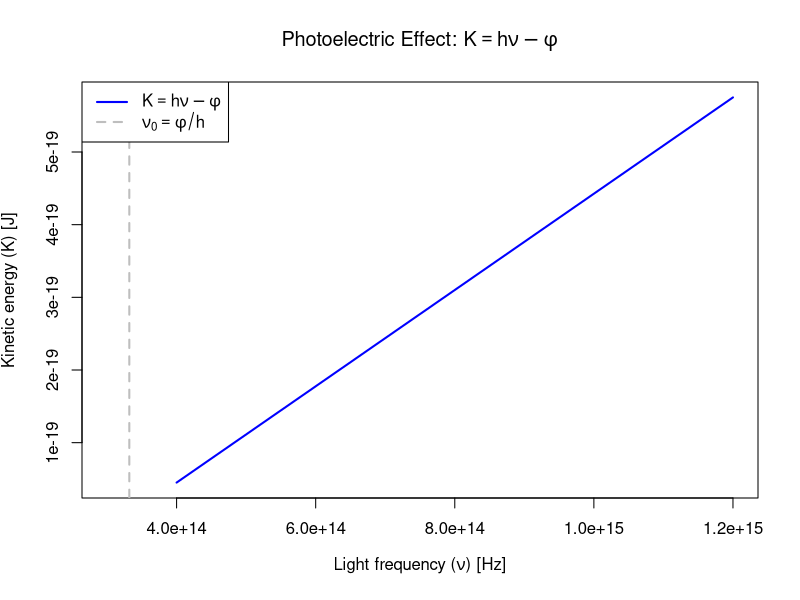

Recreate this plot in R.
## ---- chunk 1
# R code:

# Photoelectric Effect: K = hν − φ

# Constants
h <- 6.626e-34   # Planck constant (J·s)
phi <- 2.2e-19   # work function (J)

# Frequencies (Hz)
nu <- seq(4e14, 1.2e15, length.out = 100)

# Kinetic energy (J)
K <- h * nu - phi
K[K < 0] <- 0  # negative energy is not physically meaningful

# Threshold frequency
nu_0 <- phi / h  # ≈ 3.32e14 Hz

# Plot
plot(nu, K,
     type = "l", col = "blue", lwd = 2,
     xlab = expression("Light frequency ("*nu*") [Hz]"),
     ylab = expression("Kinetic energy ("*K*") [J]"),
     main = expression("Photoelectric Effect: "*K == h * nu - phi),
     xlim = c(3e14, 1.2e15)
)

# Threshold frequency line
abline(v = nu_0, lty = 2, col = "gray", lwd = 2)

# Highlight threshold point
points(nu_0, 0, pch = 19, col = "red")
text(nu_0, 0, labels = expression(nu[0]), pos = 4, col = "red", cex = 0.9)

# Legend
legend("topleft",
       legend = c(expression(K == h * nu - phi), expression(nu[0] == phi / h)),
       col = c("blue", "gray"), lwd = 2, lty = c(1, 2))
